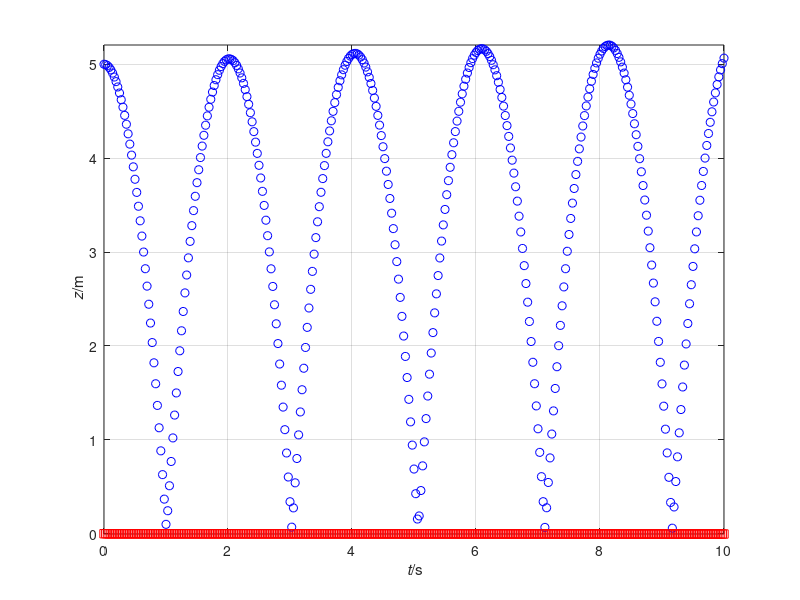

MATLAB code to generate this figure:
%%% Numerical simulation of object motion with gravity
%% Coordinates (t, x, y, z)

%% Constants
ma = 0.06; % kg: mass-energy object a
mb = 10000; % kg: mass-energy object b
g = 9.8; % N/kg: gravitational acceleration
k = 10; % elastic constant
d = 0.07; % m: distance between centres of objects

%% Initial conditions
t = 0; % s: initial time
ra = [0, 0, 5]; % m: initial position vector a
rb = [0, 0, 0]; % m: initial position vector b
Pa = [0, 0, 0]; % N s: initial momentum vector a
Pb = [0, 0, 0]; % N s: initial momentum vector b

%% Boundary conditions
Ga = -ma * g * [0, 0, 1]; % N: momentum supply object a
Gb = -mb * 0 * [0, 0, 1]; % N: momentum supply object b

%% Time-iteration parameters
t1 = 10; % s: final time
dt = 0.00001; % s: time step %@

%% Plotting
dtplot = t1/360; % time interval between plots
tplot = dtplot; % time for next plot
figure
plot(t, ra(3), 'ob')
xlim([0, t1])
axis('tight'); grid on; hold on
plot(t, rb(3), 'sr')
xlim([0, t1])
xlabel('{\it t}/s'); ylabel('{\it z}/m')
axis('tight'); grid on; hold on %@

%% Numerical time integration
while t < t1
  %% constitutive relations
  va = Pa / ma;
  vb = Pb / mb;
  %% const. relation for Fa
  if norm(ra - rb) > d
    Fa = [0, 0, 0];
  else
    Fa = k * (ra - rb) / norm(ra - rb)^2;
  end
  Fb = -Fa; % principle of symmetry of flux

  %% step forward in time with balance laws
  t = t + dt;
  Pa = Pa + (Fa + Ga) * dt;
  ra = ra + va * dt;
  Pb = Pb + (Fb + Gb) * dt;
  rb = rb + vb * dt; %@

  %% plot
  if t > tplot
    plot(t, ra(3), 'ob')
    plot(t, rb(3), 'sr')
    pause(0)
    tplot = tplot + dtplot;
  end %@
end
